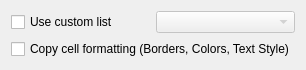
<?xml version="1.0" encoding="UTF-8"?>
<ui version="4.0">
 <author>Stefan Nikolaus &lt;stefan.nikolaus@kdemail.net&gt;</author>
 <comment>This file is part of the KDE project.
Copyright 2010 Stefan Nikolaus &lt;stefan.nikolaus@kdemail.net&gt;

This program is free software; you can redistribute it and/or modify
it under the terms of the GNU General Public License as published by
the Free Software Foundation; either version 2 of the License, or
(at your option) any later version.

This program is distributed in the hope that it will be useful,
but WITHOUT ANY WARRANTY; without even the implied warranty of
MERCHANTABILITY or FITNESS FOR A PARTICULAR PURPOSE.  See the
GNU General Public License for more details.

You should have received a copy of the GNU General Public License
along with this program; if not, write to the Free Software
Foundation, Inc., 51 Franklin Street, Fifth Floor, Boston, MA  02110-1301  USA
</comment>
 <class>SortDetailsWidget</class>
 <widget class="QWidget" name="SortDetailsWidget">
  <property name="geometry">
   <rect>
    <x>0</x>
    <y>0</y>
    <width>297</width>
    <height>60</height>
   </rect>
  </property>
  <layout class="QGridLayout" name="gridLayout">
   <item row="0" column="0">
    <widget class="QCheckBox" name="m_useCustomLists">
     <property name="text">
      <string>Use custom list</string>
     </property>
    </widget>
   </item>
   <item row="0" column="1">
    <widget class="KComboBox" name="m_customList">
     <property name="enabled">
      <bool>false</bool>
     </property>
     <property name="maximumSize">
      <size>
       <width>300</width>
       <height>16777215</height>
      </size>
     </property>
    </widget>
   </item>
   <item row="1" column="0" colspan="2">
    <widget class="QCheckBox" name="m_copyLayout">
     <property name="text">
      <string>Copy cell formatting (Borders, Colors, Text Style)</string>
     </property>
    </widget>
   </item>
  </layout>
 </widget>
 <customwidgets>
  <customwidget>
   <class>KComboBox</class>
   <extends>QComboBox</extends>
   <header>kcombobox.h</header>
  </customwidget>
 </customwidgets>
 <resources/>
 <connections>
  <connection>
   <sender>m_useCustomLists</sender>
   <signal>toggled(bool)</signal>
   <receiver>m_customList</receiver>
   <slot>setEnabled(bool)</slot>
   <hints>
    <hint type="sourcelabel">
     <x>75</x>
     <y>16</y>
    </hint>
    <hint type="destinationlabel">
     <x>221</x>
     <y>16</y>
    </hint>
   </hints>
  </connection>
 </connections>
</ui>
